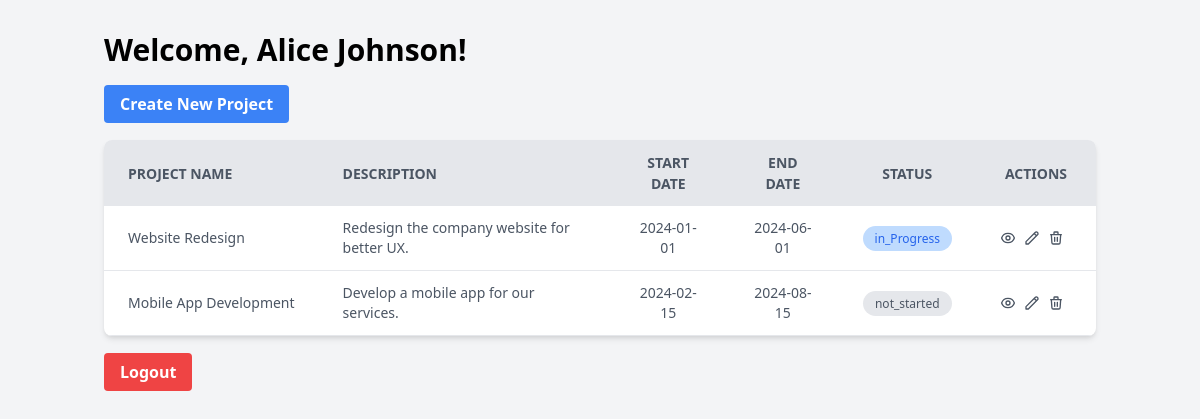
The app's page /index.php?action=dashboard (signed in) with its own data.
### tables this page shows
CREATE TABLE projects (
    id INT AUTO_INCREMENT PRIMARY KEY,
    name VARCHAR(255) NOT NULL,
    description TEXT,
    date_commence DATE,
    date_fin DATE,
    status VARCHAR(20) NOT NULL DEFAULT 'not_started' CHECK (status IN ('not_started', 'in_progress', 'completed')),
    is_public TINYINT(1) DEFAULT FALSE,
    id_user INT,
    FOREIGN KEY (id_user) REFERENCES users(id),
    created_at TIMESTAMP DEFAULT CURRENT_TIMESTAMP
);

### controllers/Authcontroller.php (called while the page is built, shortened)
<?php
class AuthController{
private $project;
public function __construct(){
    $database =new Database();
    $this->db =$database->getconnection();
    $this->project=new Project($this->db);
}
public function dashboard() {
    $userName = $_SESSION['user_name'];
    $projects = $this->project->getAllProjects();
    include 'views/dashboard.php';
}
}
?>

### config/Database.php (called while the page is built, shortened)
<?php
class Database{
   private $host="localhost";
   private $db_name="gestionnaire_de_projets";
   private $username="root";
   private $password="";
   public function getconnection(){
    $this->conn=null;
    try{
        $this->conn = new PDO(
            "mysql:host=".$this->host.";dbname=".$this->db_name,$this->username,$this->password);
        $this->conn->setAttribute(PDO::ATTR_ERRMODE,PDO::ERRMODE_EXCEPTION);
    }
catch(PDOExcepton $exception){
    echo "connectionError :";
}
  return $this->conn;
   }
}
?>

### models/Project.php (called while the page is built, shortened)
<?php
class Project {
    private $conn;
    private $table_name = "projects";
    public function __construct($db) {
        $this->conn = $db;
    }
    public function getAllProjects() {
        $query = "SELECT * FROM " . $this->table_name;
        $stmt = $this->conn->prepare($query);
        if ($stmt->execute()) {
            return $stmt->fetchAll(PDO::FETCH_ASSOC);
        }
        return false;
    }
    }

### views/dashboard.php (the view, shortened to what this page needs)
<!DOCTYPE html>
<html lang="en">
<head>
    <link href="https://cdn.jsdelivr.net/npm/tailwindcss@2.2.19/dist/tailwind.min.css" rel="stylesheet">
</head>
<body class="bg-gray-100">
    <div class="container mx-auto px-4 py-8">
        <h1 class="text-3xl font-bold mb-6">Welcome, <?php echo htmlspecialchars($userName); ?>!</h1>
        <div class="mb-6">
            <a href="index.php?action=create_project" class="bg-blue-500 hover:bg-blue-700 text-white font-bold py-2 px-4 rounded">
                Create New Project
            </a>
        </div>
        <div class="bg-white shadow-md rounded-lg overflow-hidden">
            <table class="min-w-full">
                <thead>
                    <tr class="bg-gray-200 text-gray-600 uppercase text-sm leading-normal">
                        <th class="py-3 px-6 text-left">Project Name</th>
                        <th class="py-3 px-6 text-left">Description</th>
                        <th class="py-3 px-6 text-center">Start Date</th>
                        <th class="py-3 px-6 text-center">End Date</th>
                        <th class="py-3 px-6 text-center">Status</th>
                        <th class="py-3 px-6 text-center">Actions</th>
                    </tr>
                </thead>
                <tbody class="text-gray-600 text-sm font-light">
                    <?php foreach ($projects as $project): ?>
                    <tr class="border-b border-gray-200 hover:bg-gray-100">
                        <td class="py-3 px-6 text-left whitespace-nowrap">
                            <div class="flex items-center">
                                <span class="font-medium"><?php echo htmlspecialchars($project['name']); ?></span>
                            </div>
                        </td>
                        <td class="py-3 px-6 text-left">
                            <div class="flex items-center">
                                <span><?php echo htmlspecialchars($project['description']); ?></span>
                            </div>
                        </td>
                        <td class="py-3 px-6 text-center">
                            <span><?php echo htmlspecialchars($project['date_commence']); ?></span>
                        </td>
                        <td class="py-3 px-6 text-center">
                            <span><?php echo htmlspecialchars($project['date_fin']); ?></span>
                        </td>
                        <td class="py-3 px-6 text-center">
                            <?php if (  htmlspecialchars($project['status'] ) == 'not_started' ) { ?>
                            <span class="bg-gray-200 text-gray-600 py-1 px-3 rounded-full text-xs">
                                not_started
                            </span><?php } elseif(  htmlspecialchars($project['status'] ) == 'in_progress' ) {?>
                                <span class="bg-blue-200 text-blue-600 py-1 px-3 rounded-full text-xs">
                                in_Progress
                            </span><?php }  elseif (  htmlspecialchars($project['status'] ) == 'completed' ) { ?>
                            <span class="bg-green-200 text-green-600 py-1 px-3 rounded-full text-xs">
                                Completed
                            </span><?php } ?>
                        </td>
                        <td class="py-3 px-6 text-center">
                            <div class="flex item-center justify-center">
                                <a href="index.php?action=project_details&id=<?php echo $project['id']; ?>" class="w-4 mr-2 transform hover:text-purple-500 hover:scale-110">
                                </a>
                                <a href="index.php?action=update_project&id=<?php echo $project['id']; ?>" class="w-4 mr-2 transform hover:text-purple-500 hover:scale-110">
                                    <svg xmlns="http://www.w3.org/2000/svg" fill="none" viewBox="0 0 24 24" stroke="currentColor">
                                        <path stroke-linecap="round" stroke-linejoin="round" stroke-width="2" d="M15.232 5.232l3.536 3.536m-2.036-5.036a2.5 2.5 0 113.536 3.536L6.5 21.036H3v-3.572L16.732 3.732z" />
                                    </svg>
                                </a>
                                <a href="index.php?action=delete_project&id=<?php echo $project['id']; ?>" class="w-4 mr-2 transform hover:text-purple-500 hover:scale-110" onclick="return confirm('Are you sure you want to delete this project?');">
                                    <svg xmlns="http://www.w3.org/2000/svg" fill="none" viewBox="0 0 24 24" stroke="currentColor">
                                        <path stroke-linecap="round" stroke-linejoin="round" stroke-width="2" d="M19 7l-.867 12.142A2 2 0 0116.138 21H7.862a2 2 0 01-1.995-1.858L5 7m5 4v6m4-6v6m1-10V4a1 1 0 00-1-1h-4a1 1 0 00-1 1v3M4 7h16" />
                                    </svg>
                                </a>
                            </div>
                        </td>
                    </tr>
                    <?php endforeach; ?>
                </tbody>
            </table>
        </div>
        <div class="mt-6">
            <a href="index.php?action=logout" class="bg-red-500 hover:bg-red-700 text-white font-bold py-2 px-4 rounded">
                Logout
            </a>
        </div>
    </div>
</body>
</html>

### records on screen
projects: name "Website Redesign", description "Redesign the company website for better UX.", date_commence "2024-01-01", date_fin "2024-06-01", status "in_Progress"
projects: name "Mobile App Development", description "Develop a mobile app for our services.", date_commence "2024-02-15", date_fin "2024-08-15", status "not_started"

### other values on screen
$userName "Alice Johnson"
